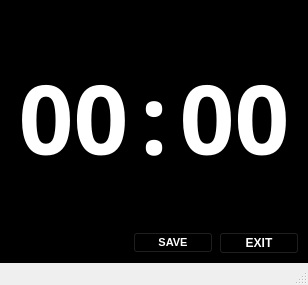
<?xml version="1.0" encoding="UTF-8"?>
<ui version="4.0">
 <class>MainWindow</class>
 <widget class="QMainWindow" name="MainWindow">
  <property name="geometry">
   <rect>
    <x>0</x>
    <y>0</y>
    <width>308</width>
    <height>285</height>
   </rect>
  </property>
  <property name="windowTitle">
   <string>MainWindow</string>
  </property>
  <widget class="QWidget" name="centralwidget">
   <property name="styleSheet">
    <string notr="true">background-color: rgb(0, 0, 0);</string>
   </property>
   <layout class="QVBoxLayout" name="verticalLayout">
    <item>
     <layout class="QHBoxLayout" name="horizontalLayout">
      <item>
       <widget class="QLabel" name="label_2">
        <property name="font">
         <font>
          <family>Arial Black</family>
          <pointsize>72</pointsize>
          <weight>75</weight>
          <bold>true</bold>
         </font>
        </property>
        <property name="styleSheet">
         <string notr="true">color: rgb(255, 255, 255);</string>
        </property>
        <property name="text">
         <string>00</string>
        </property>
        <property name="alignment">
         <set>Qt::AlignCenter</set>
        </property>
       </widget>
      </item>
      <item>
       <widget class="QLabel" name="label_3">
        <property name="maximumSize">
         <size>
          <width>20</width>
          <height>16777215</height>
         </size>
        </property>
        <property name="font">
         <font>
          <family>Arial Black</family>
          <pointsize>72</pointsize>
          <weight>75</weight>
          <bold>true</bold>
         </font>
        </property>
        <property name="styleSheet">
         <string notr="true">color: rgb(255, 255, 255);</string>
        </property>
        <property name="text">
         <string>:</string>
        </property>
        <property name="alignment">
         <set>Qt::AlignCenter</set>
        </property>
       </widget>
      </item>
      <item>
       <widget class="QLabel" name="label">
        <property name="font">
         <font>
          <family>Arial Black</family>
          <pointsize>72</pointsize>
          <weight>75</weight>
          <bold>true</bold>
         </font>
        </property>
        <property name="styleSheet">
         <string notr="true">color: rgb(255, 255, 255);</string>
        </property>
        <property name="text">
         <string>00</string>
        </property>
        <property name="alignment">
         <set>Qt::AlignCenter</set>
        </property>
       </widget>
      </item>
     </layout>
    </item>
    <item>
     <layout class="QHBoxLayout" name="horizontalLayout_2">
      <item>
       <spacer name="horizontalSpacer">
        <property name="orientation">
         <enum>Qt::Horizontal</enum>
        </property>
        <property name="sizeHint" stdset="0">
         <size>
          <width>40</width>
          <height>20</height>
         </size>
        </property>
       </spacer>
      </item>
      <item>
       <widget class="QPushButton" name="pushButton_2">
        <property name="sizePolicy">
         <sizepolicy hsizetype="Maximum" vsizetype="Maximum">
          <horstretch>0</horstretch>
          <verstretch>0</verstretch>
         </sizepolicy>
        </property>
        <property name="font">
         <font>
          <pointsize>8</pointsize>
          <weight>75</weight>
          <bold>true</bold>
         </font>
        </property>
        <property name="styleSheet">
         <string notr="true">color: rgb(255, 255, 255);
border-color: rgb(255, 255, 255);</string>
        </property>
        <property name="text">
         <string>SAVE</string>
        </property>
       </widget>
      </item>
      <item>
       <widget class="QPushButton" name="pushButton">
        <property name="font">
         <font>
          <weight>75</weight>
          <bold>true</bold>
         </font>
        </property>
        <property name="styleSheet">
         <string notr="true">color: rgb(255, 255, 255);</string>
        </property>
        <property name="text">
         <string>EXIT</string>
        </property>
        <property name="flat">
         <bool>false</bool>
        </property>
       </widget>
      </item>
     </layout>
    </item>
   </layout>
  </widget>
  <widget class="QMenuBar" name="menubar">
   <property name="geometry">
    <rect>
     <x>0</x>
     <y>0</y>
     <width>308</width>
     <height>21</height>
    </rect>
   </property>
  </widget>
  <widget class="QStatusBar" name="statusbar"/>
 </widget>
 <resources/>
 <connections/>
</ui>
